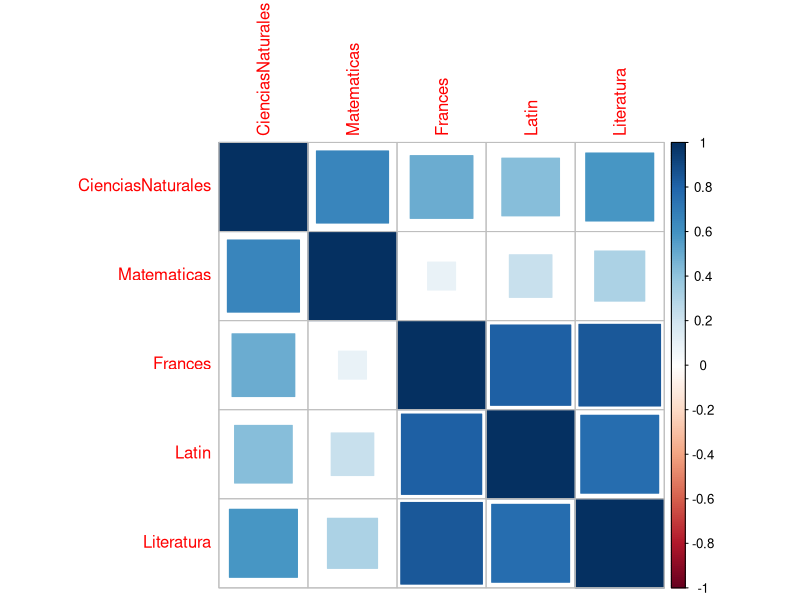
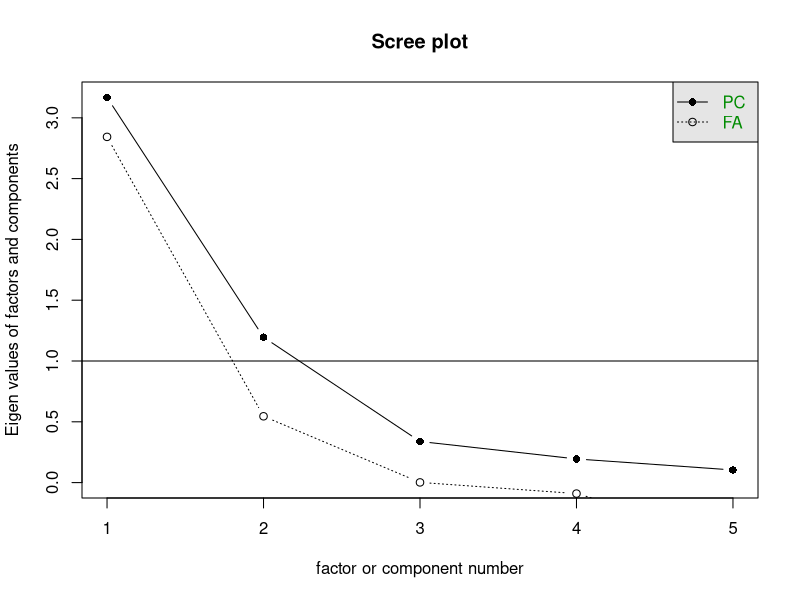
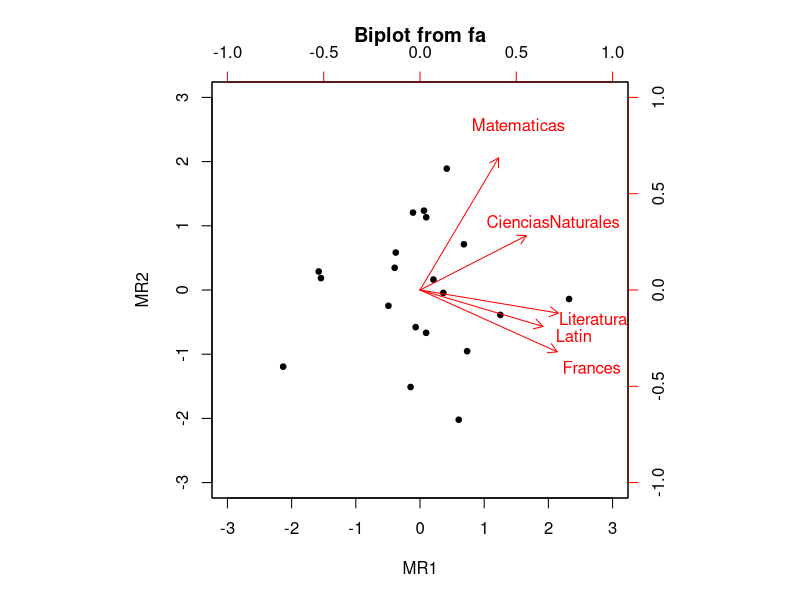
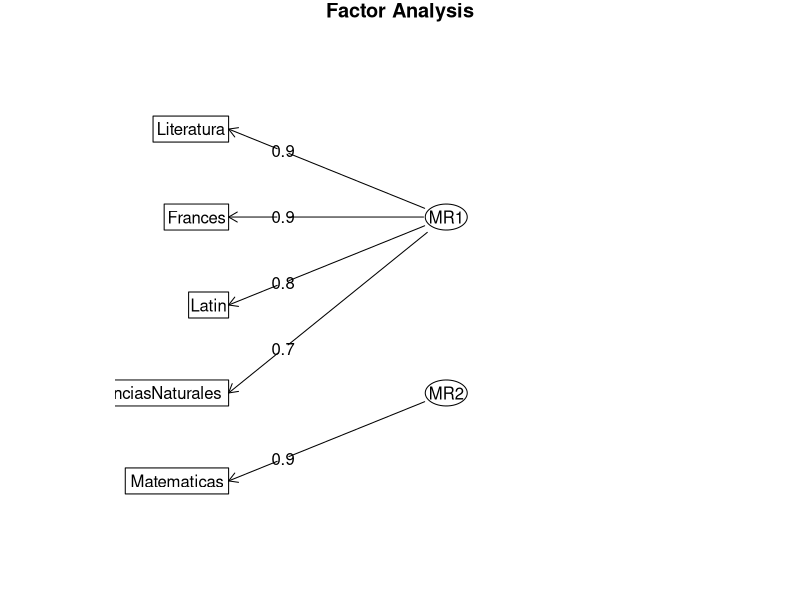
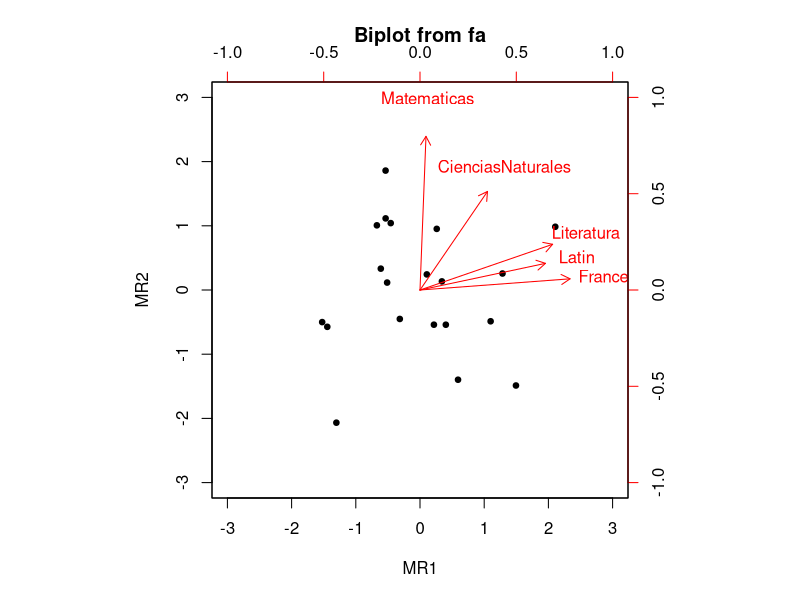
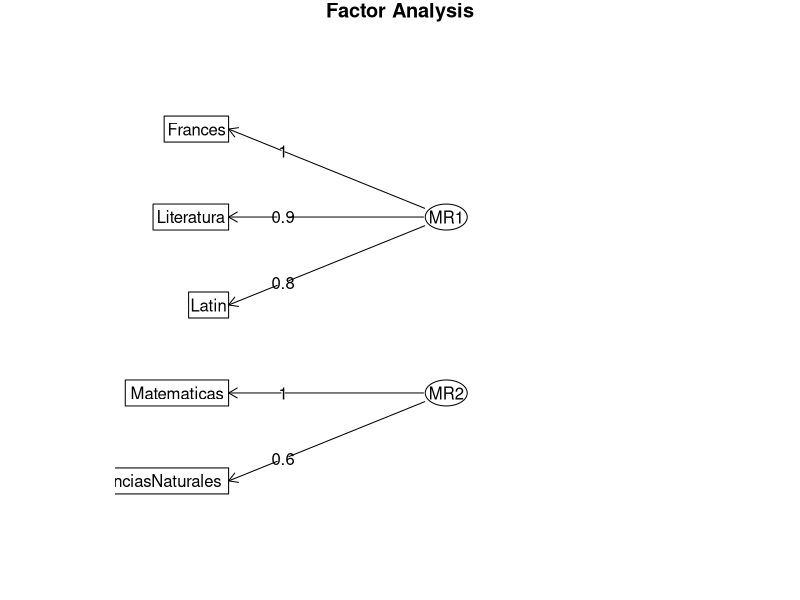
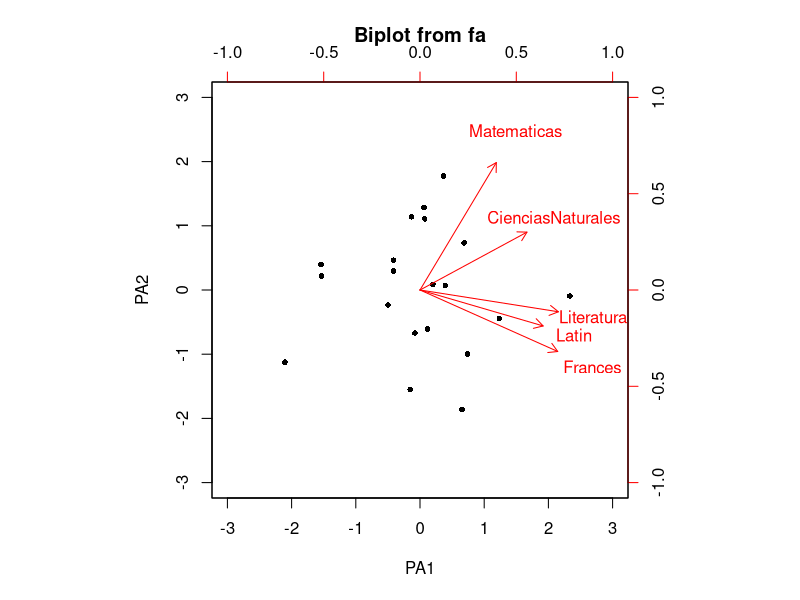
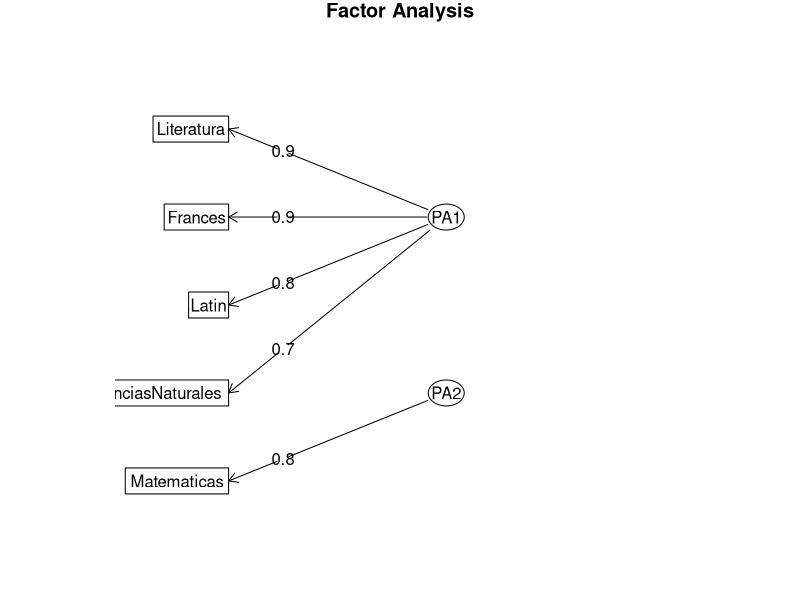

Reproduce these figures in R, in order.

library(psych)
library(corrplot)


estudiantes <- read.csv("estudiantes.csv", header = T, sep = ";")

#1 .estructura de la base de datos y resumen descriptivo
str(estudiantes)

describe(estudiantes)

#Matriz de correlaciones
R <- cor(estudiantes);R

corrplot(R, method = "square")

#2. Verificamos que se puede realizar un Análisis Factorial
###KMO Y BARLETT TEST

KMO(R)
cortest.bartlett(R, n = 20)


#3. Realiza el gráfico de sedimentación y elige un número de factores inicial

####
scree(R)

eigen(R);cumsum(eigen(R)$values)/sum(diag(R))

#4. Realiza el Análisis Factorial con el número de factores elegido en el apartado anterior, utiliza diferentes
# métodos de estimación.
#Comenzamos con 2 factores y con el método de mínimo cuadrados ordinarios (minimiza los residuos), empezamos sin rotar.

###
# Con la funcion fa() podemos utilizar los metodos siguientes.
# 
# minres: minimo residuo, minimiza la matriz de residuos utilizando un procedimiento OLS (Mínimos cuadrados ordinarios)
# mle: maxima verosimilitud
# pa: metodo de ejes principales
# alpha: análisis factorial alfa como se describe en Kaiser y Coffey (1965)
# minchi: minimizará el chi cuadrado ponderado del tamaño de la muestra cuando se traten correlaciones por pares con diferente número de sujetos por par
# minrak: análisis factorial de rango mínimo

modelo1 <- fa(estudiantes, rotate = "none", nfactors = 2, fm="minres")

modelo1$e.values #Valores propios de la matriz de correlaciones

modelo1$values #Valores propios de la solución de los factores comunes

modelo1$communality#comunalidades

modelo1

# CienciasNaturales       Matematicas           Frances             Latin        Literatura 
# 0.6009843             0.9950000         0.9539002         0.6929323         0.8287368 

# el 60% CNaturales está explicada por los factores
# el 99.5% de Matemáticas
# el 95.4% de Francés
# la mejor explicada es Matemáticas y la peor Ciencias Naturales

modelo1$uniquenesses#unicidades, el porcentaje que queda por explicar

modelo1$loadings

biplot.psych(fa(estudiantes,nfactors = 2,fm="minres",rotate = "none"),pch = c(21,18))  

fa.diagram(modelo1)

#La matriz de correlaciones residuales después de aplicar el modelo factorial.
modelo1$residual 

#más cómodo
residuals(modelo1) #cuanto más cerca de cero mejor es el AF


#observamos que hay alguna variable que no está bien explicada por los factores, hacemos una 
#rotación varimax

biplot.psych(fa(estudiantes,nfactors = 2,fm="minres",rotate = "varimax"),pch = c(21,18))  

#estimamos de nuevo el modelo
modelo2 <- fa(estudiantes,nfactors = 2, fm="minres",rotate = "varimax")

modelo2$communalities#comunalidades
modelo2$uniquenesses#unicidades

modelo2$loadings

fa.diagram(modelo2)


modelo3 <- fa(estudiantes,nfactors = 2, fm="pa",rotate = "noe")#no llega a la solución, subimos el número de iteraciones

modelo3 <- fa(estudiantes,nfactors = 2, fm="pa",rotate = "none", max.iter=100)

biplot.psych(modelo3)

modelo3$communality#comunalidades
modelo3$uniquenesses#unicidades

modelo3$loadings

fa.diagram(modelo3)

residuals(modelo3)

#Realizamos una rotación ortogonal

modelo4 <- fa(estudiantes,rotate = "Varimax",nfactors = 2,fm="pa",max.iter=100)

biplot.psych(modelo4)

modelo4$loadings

fa.diagram(modelo4)

#Realizamos una rotación oblimin

modelo5<-fa(estudiantes,rotate = "oblimin",nfactors = 2,fm="pa",max.iter=100)

biplot.psych(modelo5)

#Al hacer rotación oblicua se analiza la matriz estructura

modelo5$Structure


#Soluciones adecuadas:
## Modelo 2, 4 y 5



#5. Una vez elegido el método y rotación más adecuado, calcula las puntuaciones de los sujetos
#con el modelo factorial estimado.

#Podemos calcular las puntuaciones de los sujetos en los factores.
modelo2$scores
modelo4$scores
modelo5$scores







############################################################################
#library("factoextra")


#otra forma de hacer el ejemplo

estudiantes<-read.csv("estudiantes.csv", header = T, sep = ";")

str(estudiantes)
summary(estudiantes)

R <- cor(estudiantes);R

library(corrplot)
corrplot(R, method = "square")

###KMO Y BARLETT TEST

KMO(R)
cortest.bartlett(R, n = 20)

factanal(estudiantes, factors = 2, rotation = "none") #es de la librer?a stats, al final de los resultados
#incluye una prueba chi para determinar el n?mero de factores adecuado. 
#esta prueba estad?stica me determinar? si son suficientes o no el n?mero de factores.

# UNICIDAD (Uniquenesses): Es el porcentaje de varianza que no ha sido explicada por el Factor y es igual a: 1 - Comunalidad.
# 
# COMUNALIDAD (Loadings-Saturaciones): Porcentaje de la variabilidad de la variable explicada por ese Factor.
# 
# FACTOR1 - FACTOR2: Algebraicamente, un factor se estima mediante una combinaci?n lineal de variables observadas. Cuando se encuentran los factores de "mejor ajuste", 
# debe recordarse que estos factores no son ?nicos. Se puede demostrar que cualquier rotaci?n de los factores que mejor se ajuste es tambi?n el mejor factor. 
# La rotaci?n de factores se utiliza para ajustar la varianza que explicar? el Factor.
# 
# Si todos los factores explican conjuntamente un gran porcentaje de varianza en una variable dada, esa variable tiene una alta comunalidad (y por lo tanto una singularidad baja)
# 
# SS loadings: La saturaci?n acumulada
# 
# Proportion Var: Proporci?n de la varianza

# Cumulative Var: Varianza acumulada

#puntuaciones o pesos que son considerados como las saturaciones por cada observaci?n de las variables ingresadas al c?lculo del AF:

factanal(estudiantes, factors = 2, rotation = "none", scores = "regression")$scores

#library(nFactors)
#fa.parallel(R,n.obs=20,fa="fa",fm="mle")

# ev <- eigen(R)
# ap <- parallel(subject=nrow(estudiantes),var=ncol(estudiantes), rep=100,cent=.05)
# nS <- nScree(x=ev$values, aparallel=ap$eigen$qevpea)
# plotnScree(nS)

# factores_best<-target.rot(modelo)
# factores_best
# plot(factores_best)
# modelo$fit#propoci?n de varianza explicada por los factores
